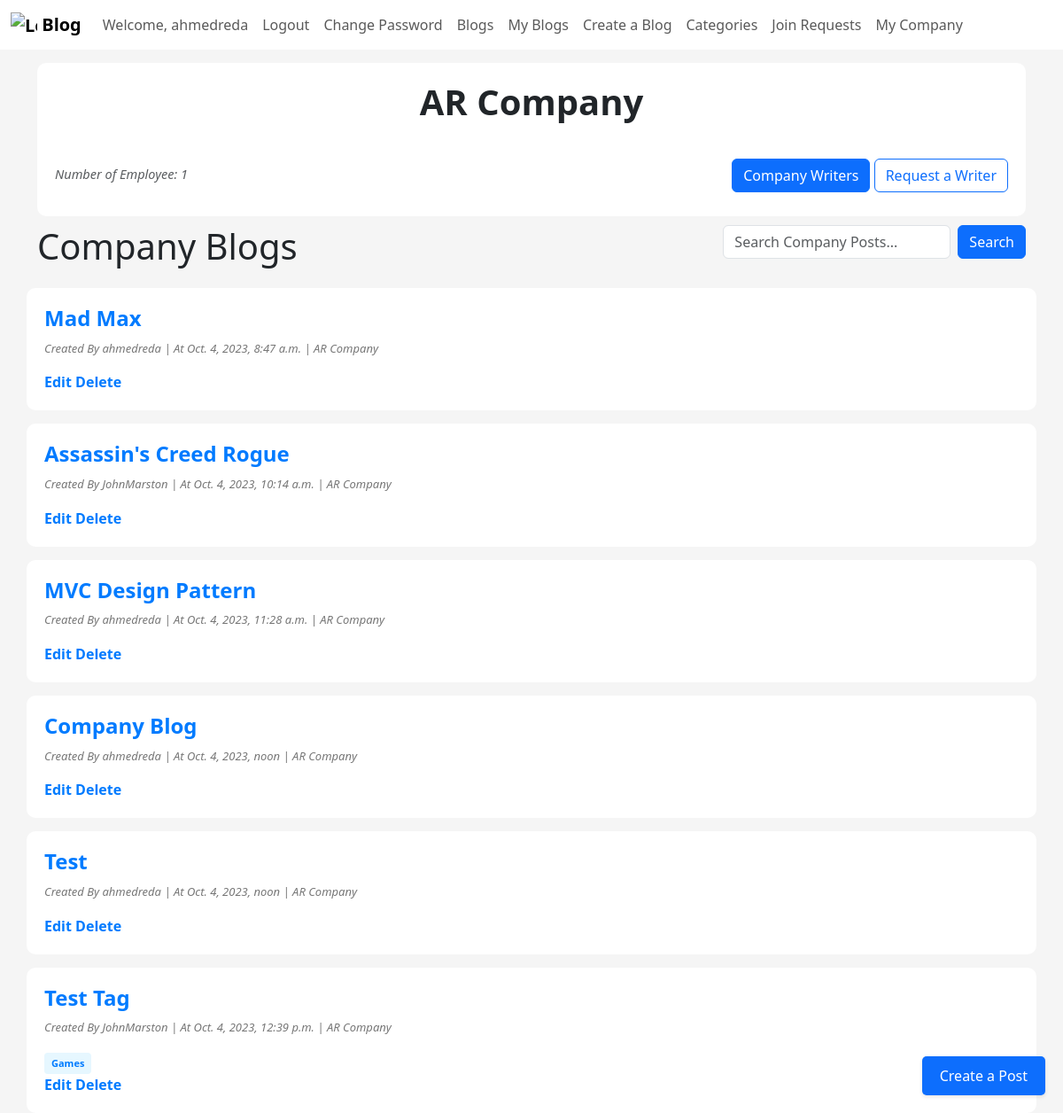
The page /blog/myCompany (signed in) on the database as committed earlier.
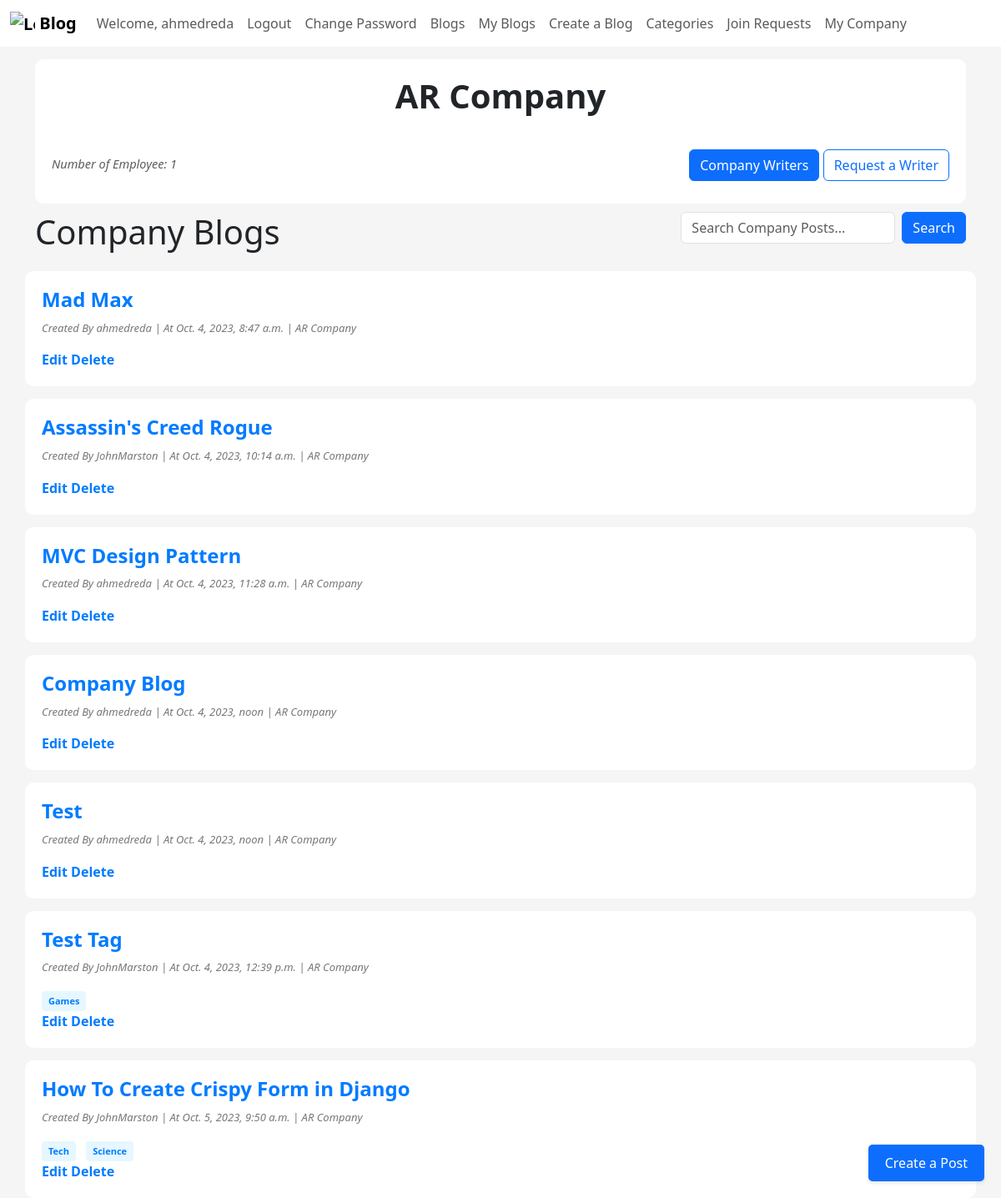
The same page on the database as committed later.
### myApp/models.py (models this page shows, shortened)
class Company(models.Model):
  ID = models.BigAutoField(auto_created = True, primary_key=True, verbose_name="ID")
  name = models.CharField(max_length=30)
  manager = models.ForeignKey(User, on_delete=models.CASCADE, blank=False)

class Blog(models.Model):
  ID = models.BigAutoField(auto_created = True, primary_key=True, verbose_name="ID")
  title = models.CharField(max_length=200)
  content = models.TextField()
  author = models.ForeignKey(User, on_delete=models.CASCADE, blank=False)
  created_at = models.DateTimeField(auto_now_add=True, blank=True)
  updated_at = models.DateTimeField(auto_now=True)
  is_draft = models.BooleanField(default=True)
  publish_status = models.CharField(max_length=10, choices=[('draft', 'Draft'), ('published', 'Published')], default='draft')
  tags = models.ManyToManyField(Tag,related_name="tag_posts")
  categories = models.ManyToManyField(Category)
  company = models.ForeignKey(Company, on_delete=models.SET_NULL, blank=True, null=True)

class Tag(models.Model):
  category  = models.ManyToManyField(Category,related_name='tags')
  tag_name  = models.CharField(max_length=100)

### myApp/views.py (the view)
# urls.py: path("blog/myCompany", views.myCompany, name="myCompany"),
@user_passes_test(isEmployee, login_url='not_allowed')
def myCompany(request, company_id=None):
    if company_id:
        myCompany = Company.objects.get(ID=company_id)
    else:
        userProf = UserProfile.objects.get(user=request.user)
        myCompany = userProf.company
    nEmployees = UserProfile.objects.filter(company=myCompany).count() - 1
    myCompanyBlogs = Blog.objects.filter(company=myCompany)
    query = request.GET.get('q')
    if query:
        myCompanyBlogs = myCompanyBlogs.filter(Q(title__icontains=query) | Q(content__icontains=query))
    context = {
        "myCompany": myCompany,
        "companyBlogs": myCompanyBlogs,
        "nEmployees": nEmployees,
        "query": query,
        "blog": None  # Add the 'blog' object to the context
    }
    return render(request, "blog/myCompany.html", context)

### myApp/templatetags/my_custom_tags.py (called while the page is built)
@register.filter(name='has_group')
def has_group(user, group_name):
    return user.groups.filter(name=group_name).exists()

@register.filter(name='isCompanyEmployee')
def isCompanyEmployee(user, company_id):
    company = Company.objects.get(ID=company_id)
    userProf = UserProfile.objects.get(user=user)
    return userProf.company == company

@register.filter(name='isCompanyManager')
def isCompanyManager(user, company_id):
    company = Company.objects.get(ID=company_id)
    return company.manager == user

### myApp/views.py (called while the page is built)
def isEmployee(user):
    return user.groups.filter(name='Employee').exists() or user.groups.filter(name='Manager').exists()

### myApp/templates/Blog/myCompany.html (shortened to what this page needs)
<!DOCTYPE html>
<html lang="en">
{% load static %} {% load crispy_forms_tags %}
{% load my_custom_tags %}
<head>
    <link href="{% static 'css/bootstrap.css' %}" rel="stylesheet">
    <link href="{% static 'css/home.css' %}" rel="stylesheet">
    <link href="{% static 'css/company.css' %}" rel="stylesheet">
</head>
<body>
    {% include "Blog/blogNavBar.html" %}
    <div class="container-md">
      <div class="cotainer-sm container">
        <h1 class="text-center" style="font-weight: 700">{{myCompany.name}} Company</h1>
        <div class="header-part">
        <p class="text-body-secondary fst-italic" style="font-size: 14.5px">Number of Employee: {{nEmployees}}</p>
        {% if user|isCompanyManager:myCompany.ID %}
        <div>
            <a class="btn btn-primary" role="button" href="{% url "companyWriters" %}">Company Writers</a>
            <a class="btn btn-outline-primary" role="button" href="{% url "requestWriter" %}">Request a Writer</a>
        </div>
        {% endif %}
        </div>
      </div>
      <div class="feed-search">
        <h1>Company Blogs</h1>
          <div>
              <form method="get" class="d-flex search-form" role="search">
                  <input class="form-control me-2" type="search" name="q" placeholder="Search Company Posts..." {% if query %}value="{{ query }}"{% endif %}>
                  <button class="btn btn-primary" type="submit">Search</button>
              </form>
          </div>
		  </div>
    </div>
      {% for blog in companyBlogs %}
      <div class="container-sm container">
          <h4><a href="{% url "blogPage" id=blog.ID %}">{{ blog.title|capfirst }}</a></h4>
          <div class="meta-info">
              <p class="meta-info">Created By {{ blog.author.username }} | At {{ blog.created_at }} | {{myCompany.name}} Company</p>
          </div>
          <div class="tags">
              {% if blog.tags.all %}
                {% for tag in blog.tags.all %}
                  <a href="{% url "tagposts" tag.pk %}" class="tag">{{ tag.tag_name }}</a>
                {% endfor %}
              {% endif %}
            </div>
            {% if request.user|isCompanyManager:myCompany.ID or request.user == blog.author %}
            <a href="{% url 'editBlog' blog_id=blog.ID %}" class="edit-button">Edit</a>
            <a href="{% url 'deleteBlog' blog_id=blog.ID %}" class="delete-button">Delete</a>
        {% endif %}
      </div>
      {% endfor %}
      {% if request.user|isCompanyEmployee:myCompany.ID %}
      <a href="{% url "createBlog" %}" class="create-post-btn">Create a Post</a>
      {% endif %}
</body>
</html>

### myApp/templates/Blog/blogNavBar.html (shortened to what this page needs)
{% block content %}
{% load my_custom_tags %}
<nav class="navbar sticky-top navbar-expand-lg" style="background-color: white;">
	<div class="container-fluid">
    <a class="navbar-brand" href="{% url 'showBlogs' %}">
      <img src="https://getbootstrap.com/docs/5.3/assets/brand/bootstrap-logo.svg" alt="Logo" width="30" height="24" class="d-inline-block align-text-top">
      Blog
    </a>
		<div class="collapse navbar-collapse" id="navbarSupportedContent">
				<ul class="navbar-nav mr-auto">
					{% if user.is_authenticated %}
          <li class="nav-item">
            <a class="nav-link" href="{% url "user" %}">Welcome, {{user.username}}</a>
          </li>
					<li class="nav-item">
						<a class="d-flex nav-link" href="{% url "logout" %}">Logout</a>
					</li>
					<li class="nav-item">
						<a class="nav-link" href="{% url "password_change"%}">Change Password</a>
					</li>
					{% else %}
					<li class="nav-item">
						<a class="d-flex nav-link" href="{% url "login" %}">Login</a>
					</li>
					{% endif %}
					<li class="nav-item">
            <a class="nav-link" href="{% url "showBlogs" %}">Blogs</a>
          </li>
					{% if perms.myApp.add_blog %}
					<li class="nav-item">
						<a class="nav-link" href="{% url "myblogpage" %}">My Blogs</a>
					</li>
					<li class="nav-item">
						<a class="nav-link" href="{% url "createBlog"%}">Create a Blog</a>
					</li>
					<li class="nav-item">
						<a class="nav-link" href="{% url "category_list"%}">Categories</a>
					</li>
					<li class="nav-item">
						<a class="nav-link" href="{% url "joinRequest" %}">Join Requests</a>
					</li>
					{% endif %}
					{% if user.is_authenticated and request.user|has_group:"Member" %}
						<li class="nav-item">
							<a class="nav-link" href="{% url "createCompany" %}">Create Company</a>
						</li>
					{% elif user.is_authenticated and request.user|has_group:"Manager" %}
						<li class="nav-item">
							<a class="nav-link" href="{% url "myCompany" %}">My Company</a>
						</li>
					{% elif user.is_authenticated and request.user|has_group:"Employee" %}
						<li class="nav-item">
							<a class="nav-link" href="{% url "myCompany" %}">Your Company</a>
						</li>
					{% endif %}
				</ul>
			</div>
		</div>
</nav>
{% endblock %}

### myApp/static/css/home.css (style rules this page uses)
body { background-color: #f5f5f5; }
a { text-decoration: none; color: #007bff; font-weight: 700; }
.container { background-color: white; padding: 20px; margin-top: 15px; border-radius: 10px; box-shadow: 0 0 0 1.5px rgba(var(--grey-900), 0.05); }
.container-md { position: relative; }
.create-post-btn { position: fixed; bottom: 20px; right: 20px; padding: 10px 20px; background-color: #0d6efd; color: white; text-decoration: none; font-size: 16px; font-weight: 500; border-radius: 5px; box-shadow: 0 2px 4px rgba(0, 0, 0, 0.1); transition: background-color 0.3s ease; }
.feed-search { display: flex; justify-content: space-between; align-items: flex-start; margin-top: 10px; }

### myApp/static/css/company.css (style rules this page uses)
.header-part { margin-top: 40px; display: flex; justify-content: space-between; align-items: baseline; }

### myApp/templates/Blog/myCompany.html (style rules this page uses)
.meta-info { font-size: 13px; color: #777; margin-top: 10px; font-style: italic; }
.tags { margin-top: 10px; }
.tag { display: inline-block; padding: 4px 8px; margin-right: 8px; background-color: #e6f7ff; color: #007bff; border-radius: 4px; font-size: 11px; text-decoration: none; font-weight: bold; }

Rows that differ between the two databases and show on the page:
added Blog: title "How To Create Crispy Form in Django", author.username "JohnMarston", created_at "Oct. 5, 2023, 9:50 a.m.", {{ myCompany.name }} "AR"
added Tag: tag_name "Tech", shown under "How To Create Crispy Form in Django"
added Tag: tag_name "Science", shown under "How To Create Crispy Form in Django"
